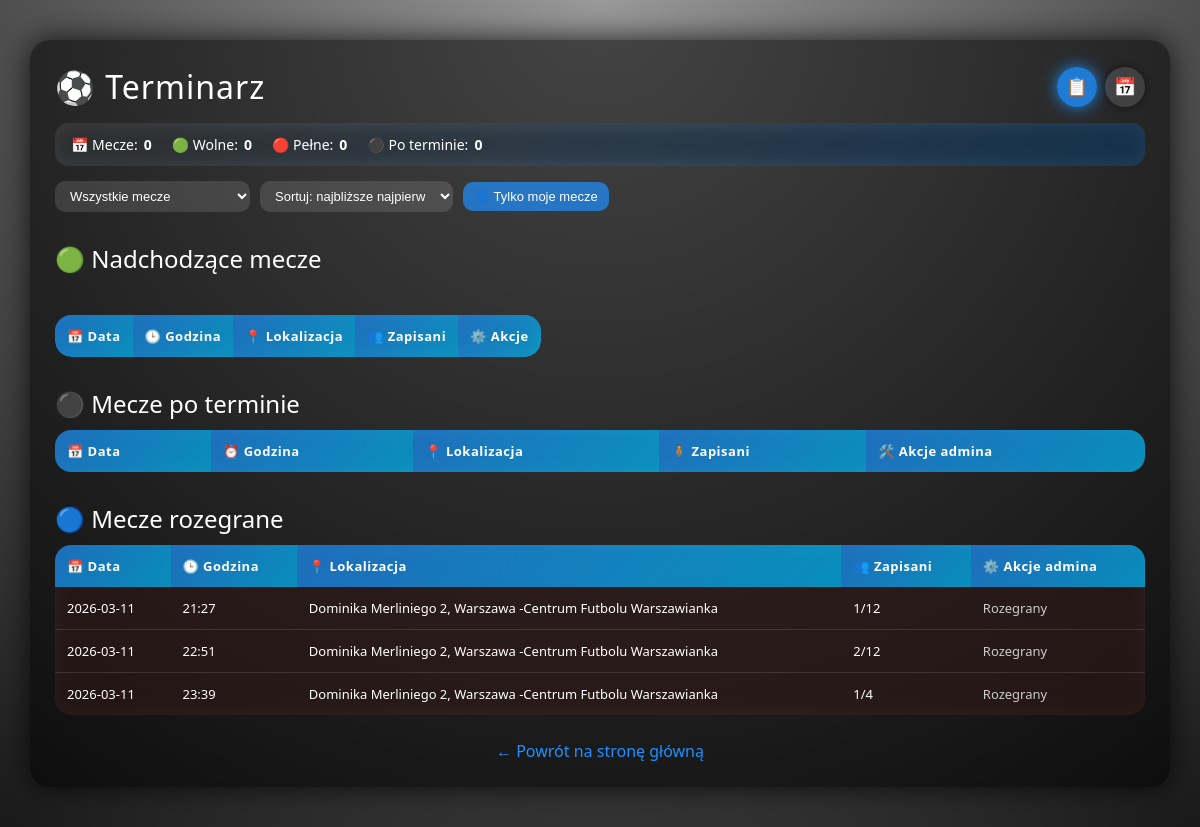
Page /terminarz on the committed database.
### tables this page shows
CREATE TABLE matches (
            id INTEGER PRIMARY KEY AUTOINCREMENT,
            match_date TEXT NOT NULL,
            match_time TEXT NOT NULL,
            location TEXT NOT NULL,
            max_slots INTEGER NOT NULL,
            signed_up INTEGER NOT NULL DEFAULT 0,
            played INTEGER NOT NULL DEFAULT 0
        );

### app.py (the view)
@app.route("/terminarz")
def terminarz():
    conn = get_db()
    matches = conn.execute("SELECT * FROM matches ORDER BY match_date ASC, match_time ASC").fetchall()
    signups = conn.execute("""
        SELECT ms.match_id, ms.paid, u.first_name, u.last_name, u.player_alias
        FROM match_signups ms
        JOIN users u ON u.id = ms.user_id
        ORDER BY u.first_name ASC
    """).fetchall()
    conn.close()
    players_by_match = {}
    for s in signups:
        players_by_match.setdefault(s["match_id"], []).append(s)
    user_signed = {}
    if "player_alias" in session:
        for s in signups:
            if s["player_alias"] == session["player_alias"]:
                user_signed[s["match_id"]] = True
    today = date.today()
    upcoming_matches = []
    after_date_not_confirmed = []
    played_confirmed = []
    for m in matches:
        m_date = date.fromisoformat(m["match_date"])
        if m["played"] == 1:
            played_confirmed.append(m)
        else:
            if m_date >= today:
                upcoming_matches.append(m)
            else:
                after_date_not_confirmed.append(m)
    return render_template(
        "terminarz.html",
        matches=matches,
        upcoming_matches=upcoming_matches,
        after_date_not_confirmed=after_date_not_confirmed,
        played_confirmed=played_confirmed,
        players_by_match=players_by_match,
        user_signed=user_signed
    )

### db.py (called while the page is built)
def get_db():
    conn = sqlite3.connect("database.db")
    conn.row_factory = sqlite3.Row
    return conn

### templates/terminarz.html (shortened to what this page needs)
<!DOCTYPE html>
<html lang="pl">
<head>
</head>
<body>
<div class="overlay"></div>
<div class="container">
    <div class="header-row">
        <h1>⚽ Terminarz </h1>
        <div class="view-toggle">
            <button id="btn-list" class="icon-toggle active" title="Widok listy">📋</button>
            <button id="btn-calendar" class="icon-toggle" title="Widok kalendarza">📅</button>
        </div>
    </div>
    <div id="stats-bar" class="stats-bar">
        <div class="stats-item">📅 Mecze: <span id="stat-total" class="value">0</span></div>
        <div class="stats-item">🟢 Wolne: <span id="stat-free" class="value">0</span></div>
        <div class="stats-item">🔴 Pełne: <span id="stat-full" class="value">0</span></div>
        <div class="stats-item">⚫ Po terminie: <span id="stat-past" class="value">0</span></div>
    </div>
    <div class="controls">
        <select id="filter-select">
            <option value="all">Wszystkie mecze</option>
        </select>
        <select id="sort-select">
            <option value="asc">Sortuj: najbliższe najpierw</option>
        </select>
        <button id="filter-mine" class="btn-filter">👤 Tylko moje mecze</button>
    </div>
    <div id="list-view">
        <h2>🟢 Nadchodzące mecze <h2>
        <div style="max-height: 450px; overflow-y: auto; border-radius: 16px;">
            <table>
                <thead>
                <tr>
                    <th>📅 Data</th>
                    <th>🕒 Godzina</th>
                    <th>📍 Lokalizacja</th>
                    <th>👥 Zapisani</th>
                    <th>⚙️ Akcje</th>
                </tr>
                </thead>
            </table>
        </div>
        <h2>⚫ Mecze po terminie <small></small></h2>
            <table>
                <thead>
                <tr>
                    <th>📅 Data</th>
                    <th>⏰ Godzina</th>
                    <th>📍 Lokalizacja</th>
                    <th>🧍 Zapisani</th>
                    <th>🛠️ Akcje admina</th>
                </tr>
                </thead>
            </table>
            <h2>🔵 Mecze rozegrane <small></small></h2>
        <table>
            <thead>
            <tr>
                <th>📅 Data</th>
                <th>🕒 Godzina</th>
                <th>📍 Lokalizacja</th>
                <th>👥 Zapisani</th>
                <th>⚙️ Akcje admina</th>
            </tr>
            </thead>
            <tbody>
            {% for m in played_confirmed %}
            <tr class="row-red">
                <td>{{ m["match_date"] }}</td>
                <td>{{ m["match_time"] }}</td>
                <td>{{ m["location"] }}</td>
                <td>{{ m["signed_up"] }}/{{ m["max_slots"] }}</td>
                <td>
                    {% if session.is_admin == 1 %}
                    <form action="/admin/match/{{ m['id'] }}/unset_played" method="post" style="display:inline;">
                        <button type="submit" class="btn-modern btn-admin-unconfirm">
                            ↩ Cofnij rozegranie
                        </button>
                    </form>
                    {% else %}
                    <span style="color:#ccc;">Rozegrany</span>
                    {% endif %}
                </td>
            </tr>
            {% else %}
            <tr><td colspan="5"><i>Brak rozegranych meczów.</i></td></tr>
            {% endfor %}
            </tbody>
        </table>
    </div>
    <a href="/" class="back">← Powrót na stronę główną</a>
</div>
</body>
</html>

### templates/terminarz.html (style rules this page uses)
* { box-sizing: border-box; }
body { margin: 0; padding: 0; font-family: "Segoe UI", Arial, sans-serif; color: #fff; background-image: url('/static/stadium.jpg'); background-size: cover; background-position: center; background-repeat: no-repeat; }
.overlay { position: fixed; inset: 0; background: radial-gradient(circle at top, rgba(0,0,0,0.4), rgba(0,0,0,0.9)); z-index: -1; }
.container { width: 95%; max-width: 1200px; margin: 40px auto; background: rgba(0,0,0,0.55); padding: 25px; border-radius: 20px; backdrop-filter: blur(14px); box-shadow: 0 0 30px rgba(0,0,0,0.8); position: relative; }
.header-row { display: flex; align-items: center; justify-content: space-between; gap: 10px; margin-bottom: 15px; }
h1 { font-weight: 300; letter-spacing: 1px; margin: 0; display: flex; align-items: center; gap: 10px; }
h2 { font-weight: 400; margin-top: 30px; margin-bottom: 10px; display: flex; align-items: center; gap: 8px; }
.view-toggle { display: flex; align-items: center; gap: 8px; }
.icon-toggle { width: 40px; height: 40px; border-radius: 50%; border: none; cursor: pointer; background: rgba(255,255,255,0.12); color: #fff; display: flex; align-items: center; justify-content: center; font-size: 18px; box-shadow: 0 0 10px rgba(0,0,0,0.5); transition: 0.25s ease; }
.icon-toggle.active { background: rgba(30,144,255,0.8); box-shadow: 0 0 16px rgba(30,144,255,0.9); }
.stats-bar { background: linear-gradient(135deg, rgba(255,255,255,0.12), rgba(30,144,255,0.25)); padding: 12px 16px; border-radius: 14px; backdrop-filter: blur(10px); margin-bottom: 15px; font-size: 14px; display: flex; gap: 20px; flex-wrap: wrap; align-items: center; }
.stats-item { display: flex; align-items: center; gap: 6px; }
.stats-item span.value { font-weight: 600; }
.controls { display: flex; flex-wrap: wrap; gap: 10px; margin-bottom: 15px; align-items: center; }
.controls select, .controls button { padding: 7px 11px; border-radius: 10px; border: none; font-size: 13px; cursor: pointer; }
.controls select { background: rgba(255,255,255,0.12); color: #fff; }
.controls button { background: rgba(30,144,255,0.7); color: #fff; }
.btn-filter { background: rgba(255,255,255,0.12); color: #fff; border-radius: 10px; border: none; padding: 7px 11px; font-size: 13px; cursor: pointer; transition: 0.2s ease; }
table { width: 100%; border-collapse: collapse; margin-top: 10px; border-radius: 16px; overflow: hidden; background: rgba(255,255,255,0.06); backdrop-filter: blur(8px); }
thead tr { position: sticky; top: 0; z-index: 2; }
th { padding: 12px; background: linear-gradient(135deg, rgba(30,144,255,0.7), rgba(0,191,255,0.7)); font-weight: 600; letter-spacing: 0.5px; font-size: 13px; text-align: left; }
td { padding: 12px; border-bottom: 1px solid rgba(255,255,255,0.12); font-size: 13px; }
tr:last-child td { border-bottom: none; }
.row-red { background: rgba(255,0,0,0.06); }
a.back { display: block; text-align: center; margin-top: 25px; color: #1e90ff; text-decoration: none; font-size: 16px; }

### rows in the picture
matches: match_date "2026-03-11", match_time "21:27", location "Dominika Merliniego 2, Warszawa -Centrum Futbolu Warszawianka", signed_up "1", max_slots "12"
matches: match_date "2026-03-11", match_time "22:51", location "Dominika Merliniego 2, Warszawa -Centrum Futbolu Warszawianka", signed_up "2", max_slots "12"
matches: match_date "2026-03-11", match_time "23:39", location "Dominika Merliniego 2, Warszawa -Centrum Futbolu Warszawianka", signed_up "1", max_slots "4"
